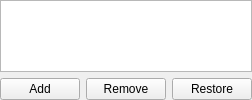
<?xml version="1.0" encoding="UTF-8"?>
<ui version="4.0">
 <class>ConfigWidget</class>
 <widget class="QWidget" name="ConfigWidget">
  <layout class="QVBoxLayout" name="verticalLayout">
   <property name="leftMargin">
    <number>0</number>
   </property>
   <property name="topMargin">
    <number>0</number>
   </property>
   <property name="rightMargin">
    <number>0</number>
   </property>
   <property name="bottomMargin">
    <number>0</number>
   </property>
   <item>
    <widget class="QTableView" name="tableView_searches">
     <property name="verticalScrollBarPolicy">
      <enum>Qt::ScrollBarAsNeeded</enum>
     </property>
     <property name="horizontalScrollBarPolicy">
      <enum>Qt::ScrollBarAlwaysOff</enum>
     </property>
     <property name="sizeAdjustPolicy">
      <enum>QAbstractScrollArea::AdjustToContents</enum>
     </property>
     <property name="dragDropMode">
      <enum>QAbstractItemView::InternalMove</enum>
     </property>
     <property name="alternatingRowColors">
      <bool>true</bool>
     </property>
     <property name="selectionMode">
      <enum>QAbstractItemView::SingleSelection</enum>
     </property>
     <property name="selectionBehavior">
      <enum>QAbstractItemView::SelectRows</enum>
     </property>
     <property name="showGrid">
      <bool>false</bool>
     </property>
     <property name="wordWrap">
      <bool>false</bool>
     </property>
     <attribute name="horizontalHeaderHighlightSections">
      <bool>false</bool>
     </attribute>
     <attribute name="horizontalHeaderStretchLastSection">
      <bool>true</bool>
     </attribute>
     <attribute name="verticalHeaderVisible">
      <bool>false</bool>
     </attribute>
    </widget>
   </item>
   <item>
    <layout class="QHBoxLayout" name="horizontalLayout">
     <item>
      <spacer name="horizontalSpacer">
       <property name="orientation">
        <enum>Qt::Horizontal</enum>
       </property>
       <property name="sizeHint" stdset="0">
        <size>
         <width>0</width>
         <height>0</height>
        </size>
       </property>
      </spacer>
     </item>
     <item>
      <widget class="QPushButton" name="pushButton_new">
       <property name="text">
        <string>Add</string>
       </property>
      </widget>
     </item>
     <item>
      <widget class="QPushButton" name="pushButton_remove">
       <property name="text">
        <string>Remove</string>
       </property>
      </widget>
     </item>
     <item>
      <widget class="QPushButton" name="pushButton_restoreDefaults">
       <property name="text">
        <string>Restore</string>
       </property>
      </widget>
     </item>
    </layout>
   </item>
  </layout>
 </widget>
 <resources/>
 <connections/>
</ui>
